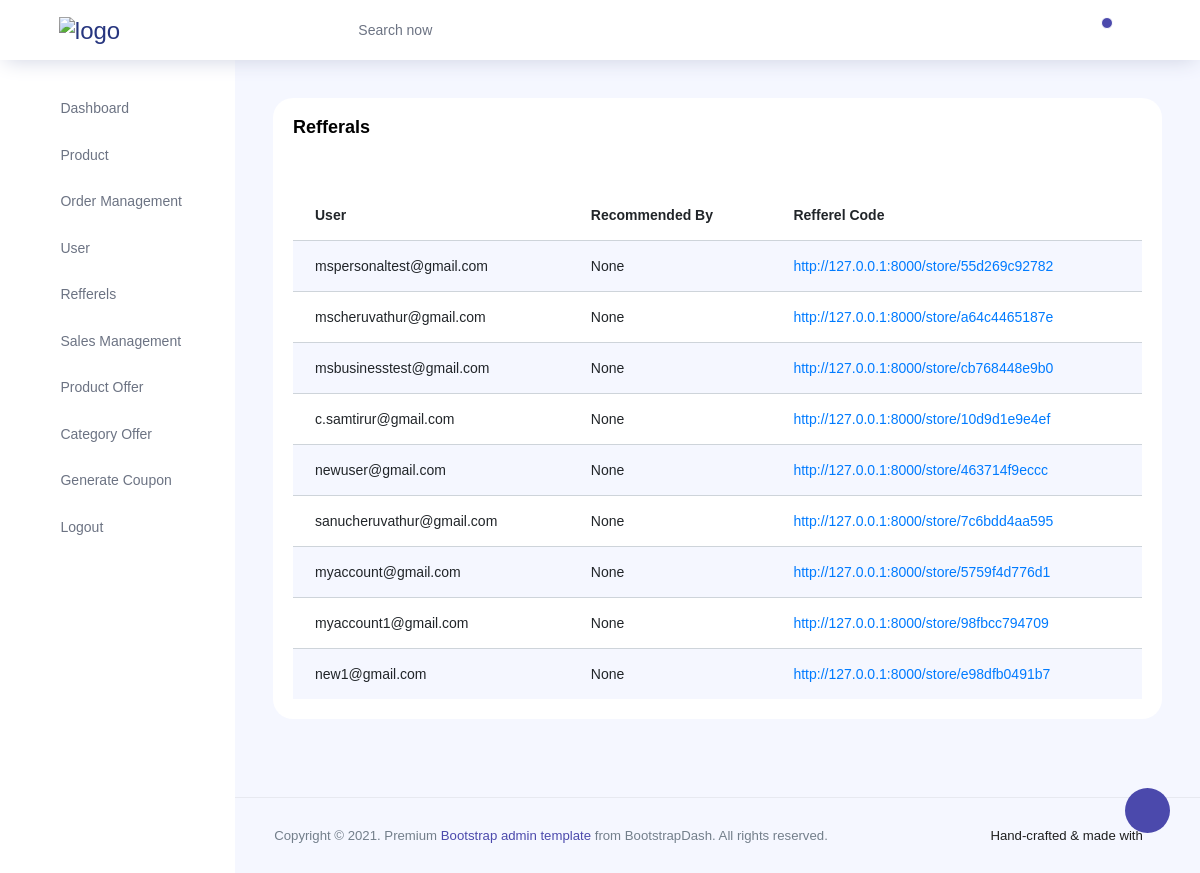
/accounts/refferels/, run on the app's committed database.
### accounts/models.py (models this page shows, shortened)
class Refferel(models.Model):
    user = models.OneToOneField(Account,on_delete=models.CASCADE)
    code = models.CharField(max_length=12, blank=True)
    recommended_by = models.ForeignKey(Account,on_delete=models.CASCADE,blank=True,null=True,related_name='ref_by')
    update = DateField(auto_now=True)
    created = DateField(auto_now_add=True)

class Account(AbstractBaseUser):
    first_name = models.CharField(max_length=50,)
    last_name = models.CharField(max_length=50,)
    username = models.CharField(max_length=50,unique=True)
    email = models.EmailField(max_length=100,unique=True)
    phone_number = models.CharField(max_length=50)
    date_joined = models.DateField(auto_now_add=True)
    last_login = models.DateField(auto_now_add=True)
    is_admin = models.BooleanField(default=False)
    is_staff = models.BooleanField(default=False)
    is_active = models.BooleanField(default=False)
    is_superadmin = models.BooleanField(default=False)
    USERNAME_FIELD = 'email'
    REQUIRED_FIELDS = ['username','first_name','last_name']
    objects = MyAccountManager()
    def __str__(self):
        return self.email

### accounts/views.py (the view)
# urls.py: path('refferels/',views.refferels,name="refferels"),
def refferels(request):
    reff = Refferel.objects.all()
    context = {'reff':reff}
    return render(request,'admin_panel_templates/refferel.html',context)

### cart/context_processors.py (called while the page is built)
def counter(request):
    cart_count = 0
    if 'admin' in request.path:
        return {}
    else:
        try:
            cart = Cart.objects.filter(cart_id=_cart_id(request))
            if  request.user.is_authenticated:
                cart_items = CartItem.objects.all().filter(user=request.user)
            else:
                cart_items = CartItem.objects.all().filter(cart=cart[:1])
            for cart_item in cart_items:
                cart_count += cart_item.quantity
        except Cart.DoesNotExist:
            cart_item = 0
        return dict(cart_count = cart_count)

### cart/views.py (called while the page is built)
def _cart_id(request):
    cart = request.session.session_key
    if not cart:
        cart = request.session.create()
    return cart

### category/context_processors.py (called while the page is built)
def menu_links(request):
    links = Category.objects.all()
    return dict(links=links)

### templates/admin_panel_templates/refferel.html
{% extends 'admin_panel_templates/admin_base.html' %}
{% load static %}
{% block content %}
          <div class="col-lg-12 grid-margin stretch-card">
              <div class="card">
                <div class="card-body">
                  <h4 class="card-title">Refferals</h4>
                  <p class="card-description">
                    <code></code>
                  </p>
                  <div class="table-responsive">
                    <table class="table table-striped" id="myTable">
                      <thead>
                        <tr>
                          <th>
                            User
                          </th>
                          <th>
                             Recommended By
                          </th>
                          <th>
                            Refferel Code
                          </th>
                        </tr>
                      </thead>
                      <tbody>
                      {% for refferel in reff %}
                        <tr>
                          <td class="py-1">
                            {{refferel.user}}
                          </td>
                          <td>
                            {{refferel.recommended_by}}
                          </td>
                          <td>
                            <a href="{{refferel.code}}">{{refferel.code}}</a>
                          </td>
                        </tr>
                         {% endfor %}
                      </tbody>
                    </table>
                  </div>
                </div>
              </div>
            </div>
          </div>
        </div>
{% endblock %}

### data on the page
Refferel: user "mspersonaltest@gmail.com", recommended_by "None", code "http://127.0.0.1:8000/store/55d269c92782"
Refferel: user "mscheruvathur@gmail.com", recommended_by "None", code "http://127.0.0.1:8000/store/a64c4465187e"
Refferel: user "msbusinesstest@gmail.com", recommended_by "None", code "http://127.0.0.1:8000/store/cb768448e9b0"
Refferel: user "c.samtirur@gmail.com", recommended_by "None", code "http://127.0.0.1:8000/store/10d9d1e9e4ef"
Refferel: user "newuser@gmail.com", recommended_by "None", code "http://127.0.0.1:8000/store/463714f9eccc"
Refferel: user "sanucheruvathur@gmail.com", recommended_by "None", code "http://127.0.0.1:8000/store/7c6bdd4aa595"
Refferel: user "myaccount@gmail.com", recommended_by "None", code "http://127.0.0.1:8000/store/5759f4d776d1"
Refferel: user "myaccount1@gmail.com", recommended_by "None", code "http://127.0.0.1:8000/store/98fbcc794709"
Refferel: user "new1@gmail.com", recommended_by "None", code "http://127.0.0.1:8000/store/e98dfb0491b7"
